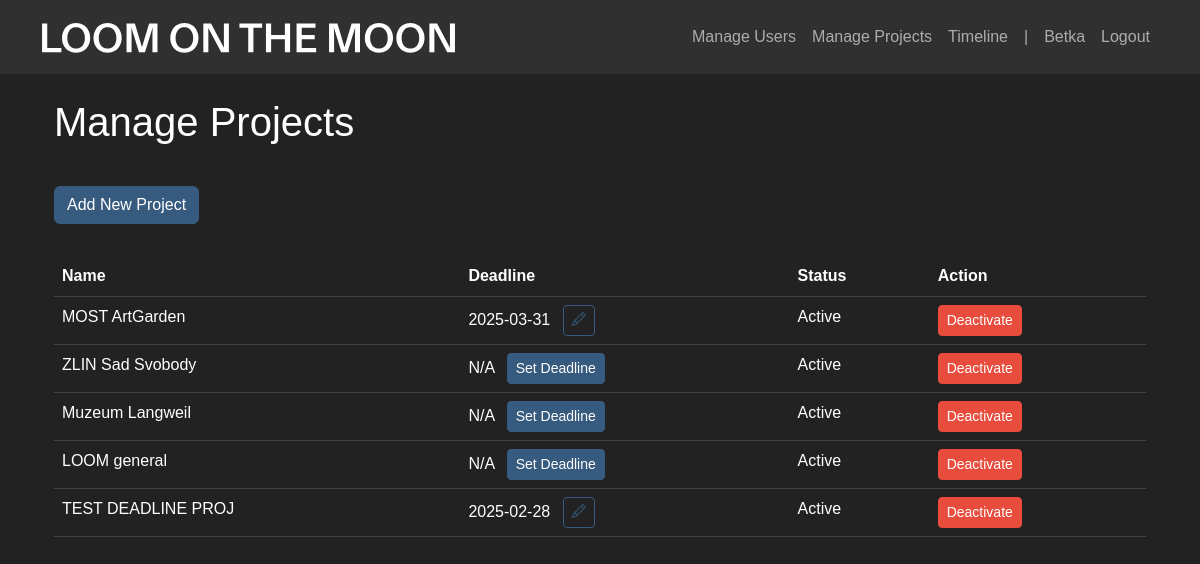
The app's page /manage_projects (signed in), older data.
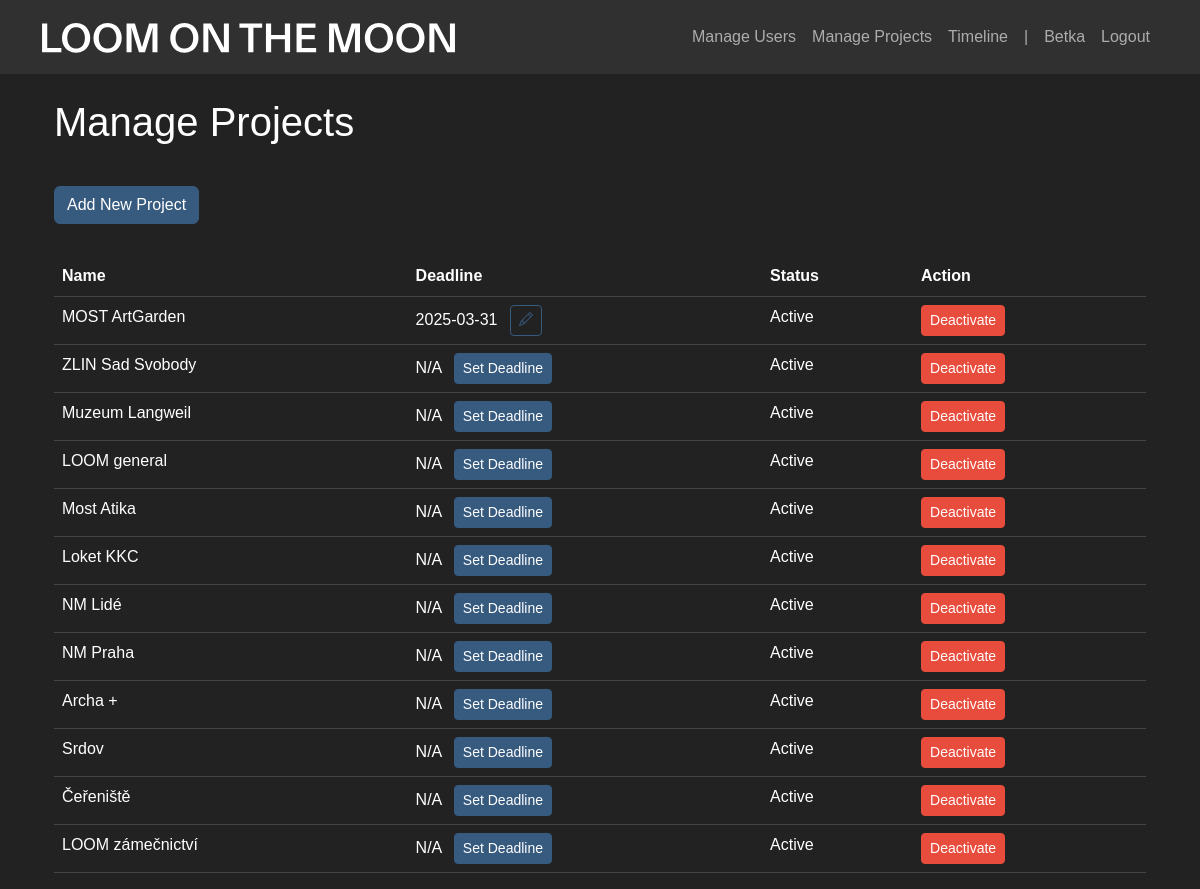
The same page, newer data.
### app/models.py (models this page shows)
class User(UserMixin, db.Model):
    id = db.Column(db.Integer, primary_key=True)
    username = db.Column(db.String(80), unique=True, nullable=False)
    password = db.Column(db.String(120), nullable=False)
    is_admin = db.Column(db.Boolean, default=False)
    is_active = db.Column(db.Boolean, default=True)  # New field
    time_entries = db.relationship('TimeEntry', backref='user', lazy=True)

class Project(db.Model):
    id = db.Column(db.Integer, primary_key=True)
    name = db.Column(db.String(100), unique=True, nullable=False)
    deadline = db.Column(db.Date, nullable=True)
    is_active = db.Column(db.Boolean, default=True)  # New field
    time_entries = db.relationship('TimeEntry', backref='project', lazy=True)

### app/main.py (the view)
@main.route('/manage_projects')
@login_required
def manage_projects():
    if not current_user.is_admin:
        return redirect(url_for('main.index'))
    projects = Project.query.all()
    return render_template('manage_projects.html', projects=projects)

### app/__init__.py (called while the page is built)
def create_app():
    app = Flask(__name__)
    app.config['SECRET_KEY'] = 'your-secret-key-here'  # Change this in production
    app.config['SQLALCHEMY_DATABASE_URI'] = 'sqlite:///timetracker.db'
    db.init_app(app)
    login_manager.init_app(app)
    login_manager.login_view = 'auth.login'
    migrate.init_app(app, db)
    from .models import User
    @login_manager.user_loader
    def load_user(user_id):
        return User.query.get(int(user_id))
    from .auth import auth as auth_blueprint
    from .main import main as main_blueprint
    app.register_blueprint(auth_blueprint)
    app.register_blueprint(main_blueprint)
    with app.app_context():
        db.create_all()
    return app

### app/templates/manage_projects.html (shortened to what this page needs)
{% extends "base.html" %}
{% block content %}
<div class="container mt-4">
    <h2>Manage Projects</h2>
    {% if current_user.is_admin %}
    <a href="/add_project" class="btn btn-primary add-btn">Add New Project</a>
    {% endif %}
    <table class="table">
        <thead>
            <tr>
                <th>Name</th>
                <th>Deadline</th>
                <th>Status</th>
                <th>Action</th>
            </tr>
        </thead>
        <tbody>
            {% for project in projects %}
            <tr>
                <td>{{ project.name }}</td>
                <td>
                    {% if project.deadline %}
                        {{ project.deadline.strftime('%Y-%m-%d') }}
                        <button
                            class="btn btn-sm btn-outline-primary ms-2"
                            onclick="showDeadlineModal({{ project.id }}, '{{ project.name }}', '{{ project.deadline.strftime('%Y-%m-%d') }}')"
                        >
                            <i class="bi bi-pencil"></i>
                        </button>
                    {% else %}
                        N/A
                        <button
                            class="btn btn-sm btn-primary ms-2"
                            onclick="showDeadlineModal({{ project.id }}, '{{ project.name }}', null)"
                        >
                            Set Deadline
                        </button>
                    {% endif %}
                </td>
                <td>{{ 'Active' if project.is_active else 'Inactive' }}</td>
                <td>
                    {% if project.is_active %}
                        <a href="{{ url_for('main.deactivate_project', project_id=project.id) }}" class="btn btn-danger btn-sm">Deactivate</a>
                    {% else %}
                        <a href="{{ url_for('main.activate_project', project_id=project.id) }}" class="btn btn-success btn-sm">Activate</a>
                    {% endif %}
                </td>
            </tr>
            {% endfor %}
        </tbody>
    </table>
</div>
{% endblock %}

### app/templates/base.html (shortened to what this page needs)
<!DOCTYPE html>
<html lang="en">
<head>
    <link rel="stylesheet" href="https://cdn.jsdelivr.net/npm/bootswatch@5.1.3/dist/darkly/bootstrap.min.css">
    <link rel="stylesheet" href="https://cdn.jsdelivr.net/npm/bootstrap-icons@1.7.2/font/bootstrap-icons.css">
</head>
<body>
    <nav class="navbar navbar-expand-lg navbar-dark bg-dark">
        <div class="container">
            <a class="navbar-brand" href="{{ url_for('main.index') }}">
                <img src="{{ url_for('static', filename='assets/loomonthemoon_logo.svg') }}" alt="Logo" height="30">
            </a>
            <div class="navbar-nav ms-auto">
                {% if current_user.is_authenticated %}
                {% if current_user.is_admin %}
                <li class="nav-item">
                    <a class="nav-link" href="{{ url_for('main.manage_users') }}">Manage Users</a>
                </li>
                <li class="nav-item">
                    <a class="nav-link" href="{{ url_for('main.manage_projects') }}">Manage Projects</a>
                </li>
                <li class="nav-item">
                    <a class="nav-link" href="{{ url_for('main.admin_timeline') }}">Timeline</a>
                </li>
                <li class="nav-item">
                    <a class="nav-link" href="#">|</a>
                </li>
                {% endif %}
                    <span class="nav-item nav-link">{{ current_user.username }}</span>
                    <a class="nav-item nav-link" href="{{ url_for('auth.logout') }}">Logout</a>
                {% endif %}
            </div>
        </div>
    </nav>
    <div class="container mt-4">
        {% block content %}{% endblock %}
    </div>
</body>
</html>

Row changes from the older to the newer data that the page shows:
changed Project: name "TEST DEADLINE PROJ" → "Most Atika"; deadline "2025-02-28" → (not shown); now shows "N/A Set Deadline"
added Project: name "Loket KKC", is_active "Active"
added Project: name "NM Lidé", is_active "Active"
added Project: name "NM Praha", is_active "Active"
added Project: name "Archa +", is_active "Active"
added Project: name "Srdov", is_active "Active"
added Project: name "Čeřeniště", is_active "Active"
added Project: name "LOOM zámečnictví", is_active "Active"
